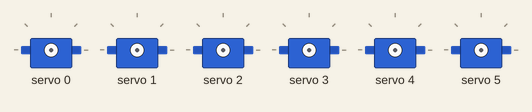
The sketch below on a simulated ESP32. Shown: 6 × servo. What the sketch prints to the serial monitor is not drawn.

Above: at 0.1 s.
At 0.5 s:
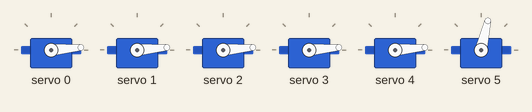
Timing chart, 0 to 2.0 s (numbered marks = the images above):
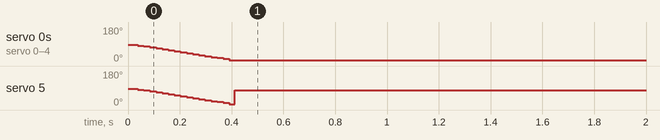

The sketch:

bionic_hand_esp32.ino
```cpp
/*
  Bionic Hand — ESP32 Firmware
  ════════════════════════════
  Hardware : ESP32 DevKit V1 (38-pin)
             PCA9685 16-ch PWM driver  (I2C: SDA=GPIO21, SCL=GPIO22, addr=0x40)
             6 × SG90 / MG90S servos

  Channels : 0=Index  1=Middle  2=Ring  3=Pinky  4=Thumb-curl  5=Thumb-CMC

  Serial   : 115200 baud
  Protocol : "a0,a1,a2,a3,a4,a5\n"  — 6 comma-separated ints, 0-180 each

  Tight elastic handling (on Python side):
    RAMP_SPEED and DEAD_BAND in five_finger_control.py already limit how
    fast angles change, so the ESP32 just needs to apply them faithfully.
    No extra delay needed here.

  Library  : Adafruit PWM Servo Driver Library
             Install via Arduino Library Manager → "Adafruit PWM Servo Driver"
*/

#include <Wire.h>
#include <Adafruit_PWMServoDriver.h>

// ── PCA9685 ──────────────────────────────────────────────────
Adafruit_PWMServoDriver pca = Adafruit_PWMServoDriver(0x40);

// SG90 / MG90S pulse range (microseconds → 12-bit PCA9685 ticks at 50 Hz)
// 50 Hz → 1 tick = 1,000,000 / (50 × 4096) ≈ 4.88 µs
// 500 µs = ~102 ticks   2400 µs = ~491 ticks
#define SERVO_MIN   102    // 0°
#define SERVO_MAX   491    // 180°
#define NUM_SERVOS  6

// ── Current servo positions ───────────────────────────────────
int currentAngle[NUM_SERVOS] = {10, 10, 10, 10, 10, 80};

// ── Angle → PCA9685 pulse ─────────────────────────────────────
uint16_t angleToPulse(int angle) {
  angle = constrain(angle, 0, 180);
  return map(angle, 0, 180, SERVO_MIN, SERVO_MAX);
}

// ── Move one servo ────────────────────────────────────────────
void setServo(uint8_t ch, int angle) {
  pca.setPWM(ch, 0, angleToPulse(angle));
  currentAngle[ch] = angle;
}

// ── Startup: open all fingers gently ─────────────────────────
void openAllFingers() {
  // Move in small steps to not shock tight elastic on boot
  for (int a = 90; a >= 10; a -= 5) {
    for (int ch = 0; ch < NUM_SERVOS; ch++) {
      setServo(ch, a);
    }
    delay(20);
  }
  // Thumb CMC to neutral
  setServo(5, 80);
}

// ── Parse and apply incoming serial line ─────────────────────
void applyAngles(String line) {
  line.trim();
  if (line.length() == 0) return;

  int angles[NUM_SERVOS];
  int idx   = 0;
  int start = 0;

  for (int i = 0; i <= (int)line.length() && idx < NUM_SERVOS; i++) {
    if (i == (int)line.length() || line[i] == ',') {
      String token = line.substring(start, i);
      token.trim();
      if (token.length() > 0) {
        angles[idx++] = constrain(token.toInt(), 0, 180);
      }
      start = i + 1;
    }
  }

  // Only apply if we got all 6 values
  if (idx == NUM_SERVOS) {
    for (int ch = 0; ch < NUM_SERVOS; ch++) {
      setServo(ch, angles[ch]);
    }
  }
}

// ── setup ─────────────────────────────────────────────────────
void setup() {
  Serial.begin(115200);
  Serial.println("Bionic Hand — ESP32 ready");

  Wire.begin(21, 22);    // SDA=GPIO21, SCL=GPIO22
  pca.begin();
  pca.setOscillatorFrequency(27000000);  // calibrate if servos twitch
  pca.setPWMFreq(50);                    // 50 Hz for SG90/MG90S

  delay(10);
  openAllFingers();
  Serial.println("Fingers opened. Waiting for serial commands...");
}

// ── loop ──────────────────────────────────────────────────────
void loop() {
  if (Serial.available()) {
    String line = Serial.readStringUntil('\n');
    applyAngles(line);
  }
}
```
